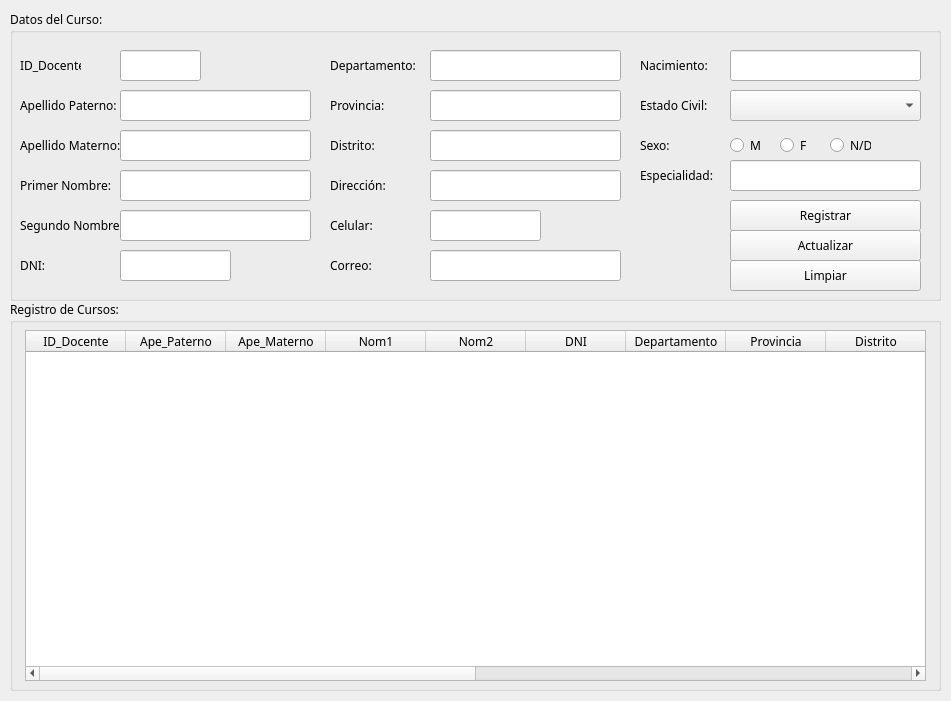
<?xml version="1.0" encoding="UTF-8"?>
<ui version="4.0">
 <class>MainWindow</class>
 <widget class="QMainWindow" name="MainWindow">
  <property name="geometry">
   <rect>
    <x>0</x>
    <y>0</y>
    <width>951</width>
    <height>701</height>
   </rect>
  </property>
  <property name="minimumSize">
   <size>
    <width>951</width>
    <height>701</height>
   </size>
  </property>
  <property name="maximumSize">
   <size>
    <width>951</width>
    <height>701</height>
   </size>
  </property>
  <property name="windowTitle">
   <string>Docente</string>
  </property>
  <widget class="QWidget" name="centralwidget">
   <widget class="QGroupBox" name="groupBox_3">
    <property name="geometry">
     <rect>
      <x>10</x>
      <y>300</y>
      <width>931</width>
      <height>391</height>
     </rect>
    </property>
    <property name="font">
     <font>
      <family>Bahnschrift SemiBold</family>
      <pointsize>9</pointsize>
     </font>
    </property>
    <property name="title">
     <string>Registro de Cursos:</string>
    </property>
    <widget class="QTableWidget" name="tblDocente">
     <property name="geometry">
      <rect>
       <x>15</x>
       <y>30</y>
       <width>901</width>
       <height>351</height>
      </rect>
     </property>
     <property name="minimumSize">
      <size>
       <width>601</width>
       <height>351</height>
      </size>
     </property>
     <property name="maximumSize">
      <size>
       <width>11111</width>
       <height>351</height>
      </size>
     </property>
     <property name="font">
      <font>
       <family>Bahnschrift</family>
      </font>
     </property>
     <attribute name="horizontalHeaderDefaultSectionSize">
      <number>100</number>
     </attribute>
     <column>
      <property name="text">
       <string>ID_Docente</string>
      </property>
      <property name="font">
       <font>
        <family>Bahnschrift</family>
        <pointsize>9</pointsize>
       </font>
      </property>
     </column>
     <column>
      <property name="text">
       <string>Ape_Paterno</string>
      </property>
      <property name="font">
       <font>
        <family>Bahnschrift</family>
        <pointsize>9</pointsize>
       </font>
      </property>
     </column>
     <column>
      <property name="text">
       <string>Ape_Materno</string>
      </property>
      <property name="font">
       <font>
        <family>Bahnschrift</family>
       </font>
      </property>
     </column>
     <column>
      <property name="text">
       <string>Nom1</string>
      </property>
      <property name="font">
       <font>
        <family>Bahnschrift</family>
       </font>
      </property>
     </column>
     <column>
      <property name="text">
       <string>Nom2</string>
      </property>
      <property name="font">
       <font>
        <family>Bahnschrift</family>
       </font>
      </property>
     </column>
     <column>
      <property name="text">
       <string>DNI</string>
      </property>
     </column>
     <column>
      <property name="text">
       <string>Departamento</string>
      </property>
     </column>
     <column>
      <property name="text">
       <string>Provincia</string>
      </property>
     </column>
     <column>
      <property name="text">
       <string>Distrito</string>
      </property>
     </column>
     <column>
      <property name="text">
       <string>Direccion</string>
      </property>
     </column>
     <column>
      <property name="text">
       <string>Celular</string>
      </property>
     </column>
     <column>
      <property name="text">
       <string>Correo</string>
      </property>
     </column>
     <column>
      <property name="text">
       <string>Fec_Nacimiento</string>
      </property>
     </column>
     <column>
      <property name="text">
       <string>Estado_Civil</string>
      </property>
     </column>
     <column>
      <property name="text">
       <string>Sexo</string>
      </property>
     </column>
     <column>
      <property name="text">
       <string>Especialidad</string>
      </property>
     </column>
    </widget>
   </widget>
   <widget class="QGroupBox" name="groupBox">
    <property name="geometry">
     <rect>
      <x>10</x>
      <y>10</y>
      <width>931</width>
      <height>291</height>
     </rect>
    </property>
    <property name="font">
     <font>
      <family>Bahnschrift SemiBold</family>
      <pointsize>9</pointsize>
     </font>
    </property>
    <property name="title">
     <string>Datos del Curso:</string>
    </property>
    <widget class="QLabel" name="label">
     <property name="geometry">
      <rect>
       <x>10</x>
       <y>40</y>
       <width>61</width>
       <height>31</height>
      </rect>
     </property>
     <property name="text">
      <string>ID_Docente:</string>
     </property>
    </widget>
    <widget class="QLineEdit" name="txtIddoncente">
     <property name="geometry">
      <rect>
       <x>110</x>
       <y>40</y>
       <width>81</width>
       <height>31</height>
      </rect>
     </property>
     <property name="font">
      <font>
       <family>Bahnschrift</family>
      </font>
     </property>
    </widget>
    <widget class="QLabel" name="label_2">
     <property name="geometry">
      <rect>
       <x>10</x>
       <y>80</y>
       <width>101</width>
       <height>31</height>
      </rect>
     </property>
     <property name="text">
      <string>Apellido Paterno:</string>
     </property>
    </widget>
    <widget class="QLineEdit" name="txtApepaterno">
     <property name="geometry">
      <rect>
       <x>110</x>
       <y>80</y>
       <width>191</width>
       <height>31</height>
      </rect>
     </property>
     <property name="font">
      <font>
       <family>Bahnschrift</family>
      </font>
     </property>
     <property name="frame">
      <bool>true</bool>
     </property>
     <property name="echoMode">
      <enum>QLineEdit::Normal</enum>
     </property>
     <property name="cursorMoveStyle">
      <enum>Qt::VisualMoveStyle</enum>
     </property>
    </widget>
    <widget class="QLabel" name="label_3">
     <property name="geometry">
      <rect>
       <x>10</x>
       <y>120</y>
       <width>101</width>
       <height>31</height>
      </rect>
     </property>
     <property name="text">
      <string>Apellido Materno:</string>
     </property>
    </widget>
    <widget class="QLineEdit" name="txtApematerno">
     <property name="geometry">
      <rect>
       <x>110</x>
       <y>120</y>
       <width>191</width>
       <height>31</height>
      </rect>
     </property>
     <property name="font">
      <font>
       <family>Bahnschrift</family>
      </font>
     </property>
    </widget>
    <widget class="QLineEdit" name="txtNom1">
     <property name="geometry">
      <rect>
       <x>110</x>
       <y>160</y>
       <width>191</width>
       <height>31</height>
      </rect>
     </property>
     <property name="font">
      <font>
       <family>Bahnschrift</family>
      </font>
     </property>
    </widget>
    <widget class="QLabel" name="label_4">
     <property name="geometry">
      <rect>
       <x>10</x>
       <y>160</y>
       <width>101</width>
       <height>31</height>
      </rect>
     </property>
     <property name="text">
      <string>Primer Nombre:</string>
     </property>
    </widget>
    <widget class="QLabel" name="label_5">
     <property name="geometry">
      <rect>
       <x>10</x>
       <y>200</y>
       <width>101</width>
       <height>31</height>
      </rect>
     </property>
     <property name="text">
      <string>Segundo Nombre:</string>
     </property>
    </widget>
    <widget class="QLineEdit" name="txtNom2">
     <property name="geometry">
      <rect>
       <x>110</x>
       <y>200</y>
       <width>191</width>
       <height>31</height>
      </rect>
     </property>
     <property name="font">
      <font>
       <family>Bahnschrift</family>
      </font>
     </property>
    </widget>
    <widget class="QLabel" name="label_6">
     <property name="geometry">
      <rect>
       <x>10</x>
       <y>240</y>
       <width>101</width>
       <height>31</height>
      </rect>
     </property>
     <property name="text">
      <string>DNI:</string>
     </property>
    </widget>
    <widget class="QLineEdit" name="txtDNI">
     <property name="geometry">
      <rect>
       <x>110</x>
       <y>240</y>
       <width>111</width>
       <height>31</height>
      </rect>
     </property>
     <property name="font">
      <font>
       <family>Bahnschrift</family>
      </font>
     </property>
    </widget>
    <widget class="QLabel" name="label_7">
     <property name="geometry">
      <rect>
       <x>320</x>
       <y>120</y>
       <width>101</width>
       <height>31</height>
      </rect>
     </property>
     <property name="text">
      <string>Distrito:</string>
     </property>
    </widget>
    <widget class="QLineEdit" name="txtDistrito">
     <property name="geometry">
      <rect>
       <x>420</x>
       <y>120</y>
       <width>191</width>
       <height>31</height>
      </rect>
     </property>
     <property name="font">
      <font>
       <family>Bahnschrift</family>
      </font>
     </property>
    </widget>
    <widget class="QLineEdit" name="txtProvincia">
     <property name="geometry">
      <rect>
       <x>420</x>
       <y>80</y>
       <width>191</width>
       <height>31</height>
      </rect>
     </property>
     <property name="font">
      <font>
       <family>Bahnschrift</family>
      </font>
     </property>
    </widget>
    <widget class="QLabel" name="label_8">
     <property name="geometry">
      <rect>
       <x>320</x>
       <y>40</y>
       <width>101</width>
       <height>31</height>
      </rect>
     </property>
     <property name="text">
      <string>Departamento:</string>
     </property>
    </widget>
    <widget class="QLabel" name="label_9">
     <property name="geometry">
      <rect>
       <x>320</x>
       <y>160</y>
       <width>101</width>
       <height>31</height>
      </rect>
     </property>
     <property name="text">
      <string>Dirección:</string>
     </property>
    </widget>
    <widget class="QLabel" name="label_10">
     <property name="geometry">
      <rect>
       <x>320</x>
       <y>80</y>
       <width>101</width>
       <height>31</height>
      </rect>
     </property>
     <property name="text">
      <string>Provincia:</string>
     </property>
    </widget>
    <widget class="QLineEdit" name="txtDireccion">
     <property name="geometry">
      <rect>
       <x>420</x>
       <y>160</y>
       <width>191</width>
       <height>31</height>
      </rect>
     </property>
     <property name="font">
      <font>
       <family>Bahnschrift</family>
      </font>
     </property>
    </widget>
    <widget class="QLineEdit" name="txtDepartamento">
     <property name="geometry">
      <rect>
       <x>420</x>
       <y>40</y>
       <width>191</width>
       <height>31</height>
      </rect>
     </property>
     <property name="font">
      <font>
       <family>Bahnschrift</family>
      </font>
     </property>
     <property name="frame">
      <bool>true</bool>
     </property>
     <property name="echoMode">
      <enum>QLineEdit::Normal</enum>
     </property>
     <property name="cursorMoveStyle">
      <enum>Qt::VisualMoveStyle</enum>
     </property>
    </widget>
    <widget class="QLabel" name="label_11">
     <property name="geometry">
      <rect>
       <x>320</x>
       <y>200</y>
       <width>101</width>
       <height>31</height>
      </rect>
     </property>
     <property name="text">
      <string>Celular:</string>
     </property>
    </widget>
    <widget class="QLineEdit" name="txtCelular">
     <property name="geometry">
      <rect>
       <x>420</x>
       <y>200</y>
       <width>111</width>
       <height>31</height>
      </rect>
     </property>
     <property name="font">
      <font>
       <family>Bahnschrift</family>
      </font>
     </property>
    </widget>
    <widget class="QLabel" name="label_12">
     <property name="geometry">
      <rect>
       <x>320</x>
       <y>240</y>
       <width>101</width>
       <height>31</height>
      </rect>
     </property>
     <property name="text">
      <string>Correo:</string>
     </property>
    </widget>
    <widget class="QLineEdit" name="txtCorreo">
     <property name="geometry">
      <rect>
       <x>420</x>
       <y>240</y>
       <width>191</width>
       <height>31</height>
      </rect>
     </property>
     <property name="font">
      <font>
       <family>Bahnschrift</family>
      </font>
     </property>
    </widget>
    <widget class="QLabel" name="label_13">
     <property name="geometry">
      <rect>
       <x>630</x>
       <y>40</y>
       <width>91</width>
       <height>31</height>
      </rect>
     </property>
     <property name="text">
      <string>Nacimiento:</string>
     </property>
    </widget>
    <widget class="QLineEdit" name="txtFecnacimiento">
     <property name="geometry">
      <rect>
       <x>720</x>
       <y>40</y>
       <width>191</width>
       <height>31</height>
      </rect>
     </property>
     <property name="font">
      <font>
       <family>Bahnschrift</family>
      </font>
     </property>
     <property name="frame">
      <bool>true</bool>
     </property>
     <property name="echoMode">
      <enum>QLineEdit::Normal</enum>
     </property>
     <property name="cursorMoveStyle">
      <enum>Qt::VisualMoveStyle</enum>
     </property>
    </widget>
    <widget class="QLabel" name="label_14">
     <property name="geometry">
      <rect>
       <x>630</x>
       <y>80</y>
       <width>91</width>
       <height>31</height>
      </rect>
     </property>
     <property name="text">
      <string>Estado Civil:</string>
     </property>
    </widget>
    <widget class="QComboBox" name="cboEstadocivil">
     <property name="geometry">
      <rect>
       <x>720</x>
       <y>80</y>
       <width>191</width>
       <height>31</height>
      </rect>
     </property>
    </widget>
    <widget class="QLabel" name="label_15">
     <property name="geometry">
      <rect>
       <x>630</x>
       <y>120</y>
       <width>91</width>
       <height>31</height>
      </rect>
     </property>
     <property name="text">
      <string>Sexo:</string>
     </property>
    </widget>
    <widget class="QRadioButton" name="rbMasculina">
     <property name="geometry">
      <rect>
       <x>720</x>
       <y>120</y>
       <width>41</width>
       <height>31</height>
      </rect>
     </property>
     <property name="text">
      <string>M</string>
     </property>
    </widget>
    <widget class="QRadioButton" name="rdFemenino">
     <property name="geometry">
      <rect>
       <x>770</x>
       <y>120</y>
       <width>41</width>
       <height>31</height>
      </rect>
     </property>
     <property name="text">
      <string>F</string>
     </property>
    </widget>
    <widget class="QRadioButton" name="rdNodefinido">
     <property name="geometry">
      <rect>
       <x>820</x>
       <y>120</y>
       <width>41</width>
       <height>31</height>
      </rect>
     </property>
     <property name="text">
      <string>N/D</string>
     </property>
    </widget>
    <widget class="QPushButton" name="btnActualizar">
     <property name="geometry">
      <rect>
       <x>720</x>
       <y>220</y>
       <width>191</width>
       <height>31</height>
      </rect>
     </property>
     <property name="font">
      <font>
       <family>Bahnschrift</family>
      </font>
     </property>
     <property name="text">
      <string>Actualizar</string>
     </property>
    </widget>
    <widget class="QPushButton" name="btnRegistrar">
     <property name="geometry">
      <rect>
       <x>720</x>
       <y>190</y>
       <width>191</width>
       <height>31</height>
      </rect>
     </property>
     <property name="font">
      <font>
       <family>Bahnschrift</family>
      </font>
     </property>
     <property name="text">
      <string>Registrar</string>
     </property>
    </widget>
    <widget class="QPushButton" name="btnLimpiar">
     <property name="geometry">
      <rect>
       <x>720</x>
       <y>250</y>
       <width>191</width>
       <height>31</height>
      </rect>
     </property>
     <property name="sizePolicy">
      <sizepolicy hsizetype="Expanding" vsizetype="Fixed">
       <horstretch>0</horstretch>
       <verstretch>0</verstretch>
      </sizepolicy>
     </property>
     <property name="font">
      <font>
       <family>Bahnschrift</family>
      </font>
     </property>
     <property name="text">
      <string>Limpiar</string>
     </property>
    </widget>
    <widget class="QLineEdit" name="txtEspecialidad">
     <property name="geometry">
      <rect>
       <x>720</x>
       <y>150</y>
       <width>191</width>
       <height>31</height>
      </rect>
     </property>
     <property name="font">
      <font>
       <family>Bahnschrift</family>
      </font>
     </property>
     <property name="frame">
      <bool>true</bool>
     </property>
     <property name="echoMode">
      <enum>QLineEdit::Normal</enum>
     </property>
     <property name="cursorMoveStyle">
      <enum>Qt::VisualMoveStyle</enum>
     </property>
    </widget>
    <widget class="QLabel" name="label_16">
     <property name="geometry">
      <rect>
       <x>630</x>
       <y>150</y>
       <width>91</width>
       <height>31</height>
      </rect>
     </property>
     <property name="text">
      <string>Especialidad:</string>
     </property>
    </widget>
   </widget>
  </widget>
 </widget>
 <resources/>
 <connections/>
</ui>
